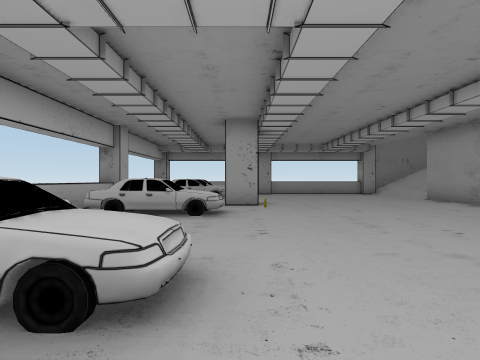
view 1 (above)

19 first-person views from a walk through a scene from a Unity 3-D project. The camera is 1.4 m above the floor, looks level and sees 80° across. Doors are open. The floor is counted in squares, 2 m on a side. Each view is taken from the middle of a square. On the plan, view 1 faces up. The plan holds only what a view shows up to about 10 squares ahead; the rest is blank. The place goes on beyond the plan. The player is left out. Some animated figures are left out. Some surface patterns are stand-ins.

view 2
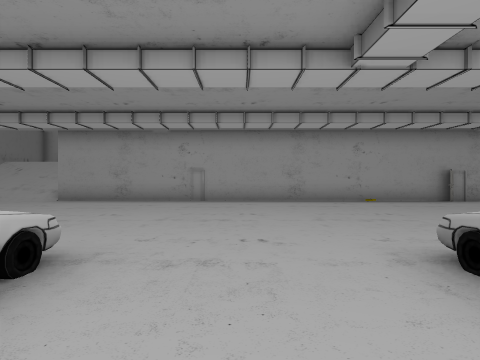

view 3
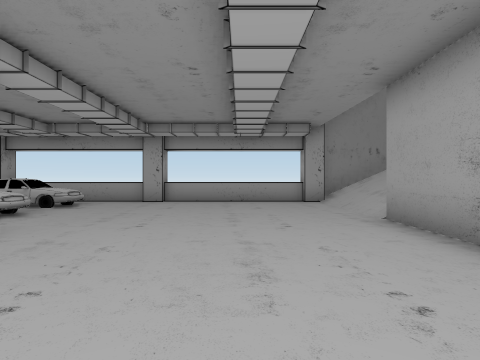

view 4
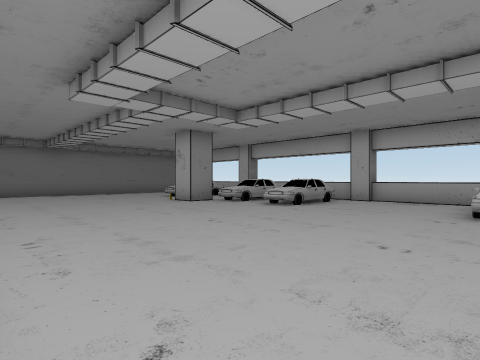

view 5
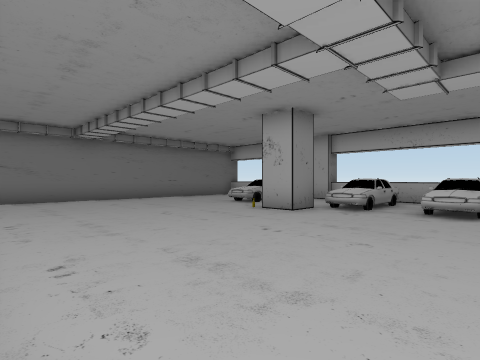

view 6
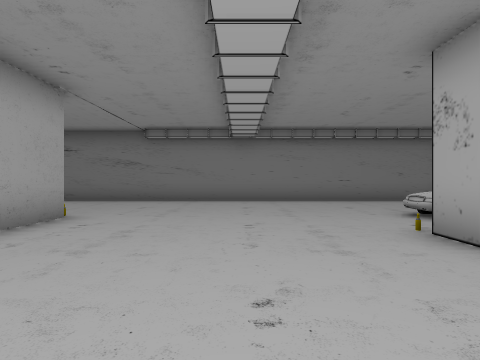

view 7
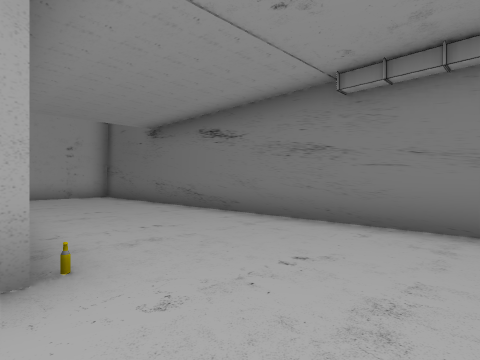

view 8
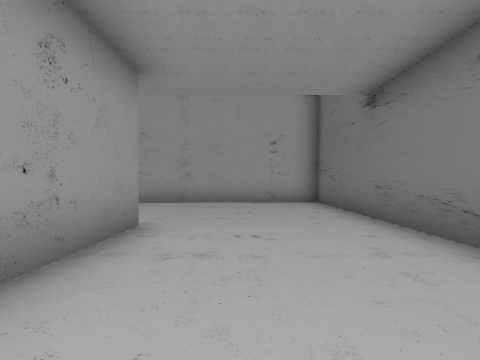

view 9
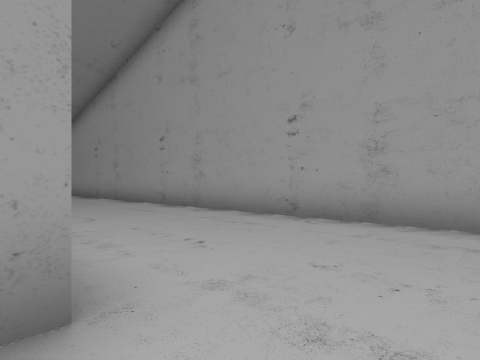

view 10
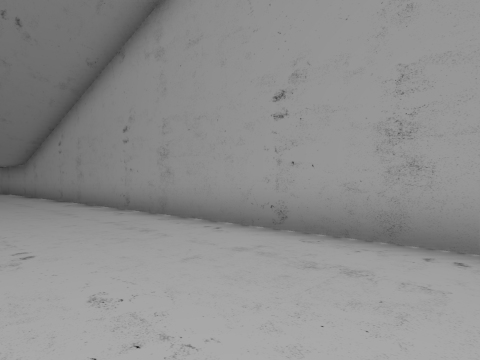

view 11
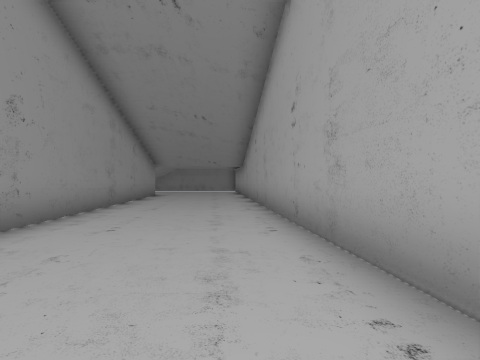

view 12
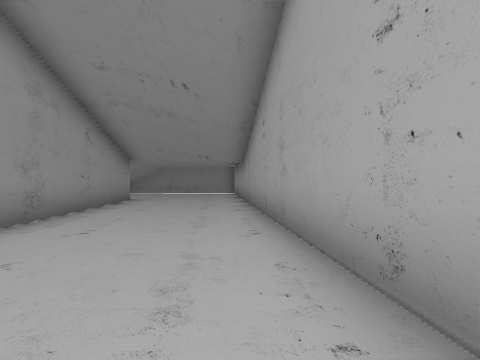

view 13
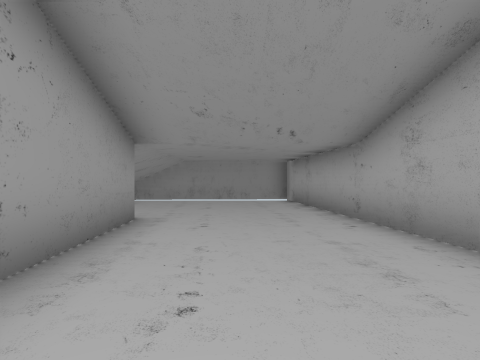

view 14
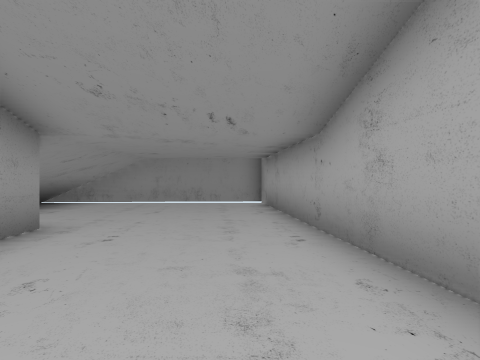

view 15
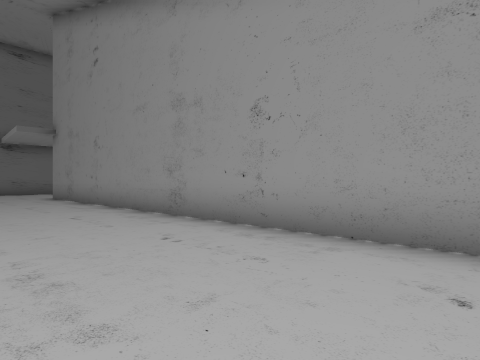

view 16
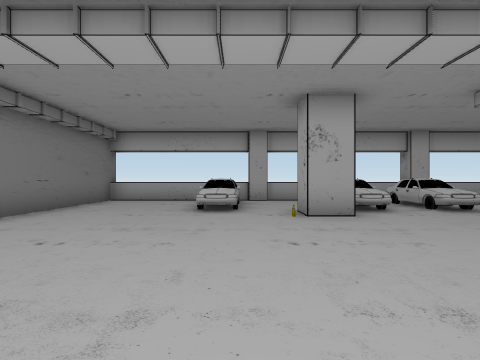

view 17
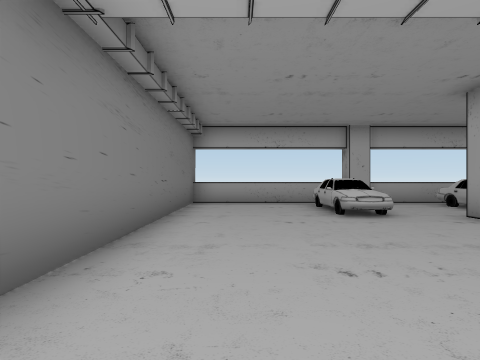

view 18
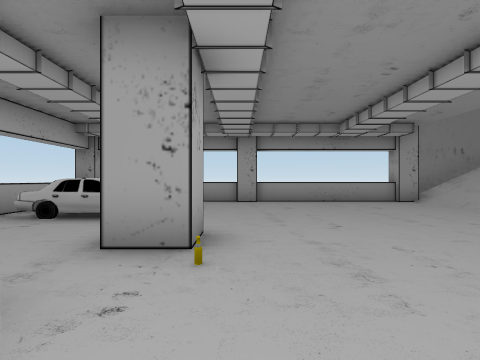

view 19
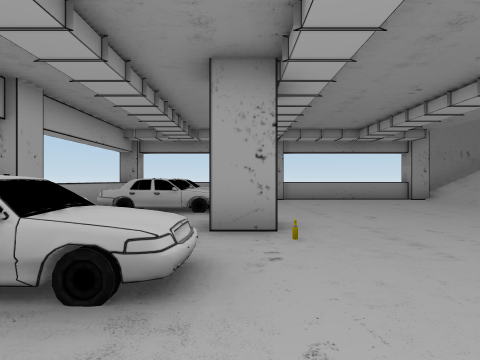

### Floor plan
Key: @ floor where view 1 was taken; # wall or solid block; . floor; / step, stairs or slope; D open door; ^ raised ledge; O other object.
Columns run from 4 left of view 1 to 17 right of it. Each row starts with its distance up from view 1.
 15 # ^^^#^^^^#########
 14 #  ........///....#
 13 ^ OO.......///....#
 12 ^ OO.......///....#
 11 ^OOO......./ /....##
 10 ^.OO.......#  #....#
  9 #..........#  #....#
  8 ^ ..#......#  #....#
  7 ^  ........#  #....#
  6 ^OOO......D#  #....#
  5   .........#  #....#
  4  ..........#  #....#
  3   .........#  #....#
  2  OOO.......#  #....#
  1 ^.........D#  #....#
  0 ^...@......#  #....##
 -1 ^..........#  ##....#
 -2 #..........#   #....#
 -3 ^OOO.......#   #....#
 -4 ^..........#   #....#
 -5 ^OOO.......    #....#
 -6 ^...#......    #....#
 -7 #..........#   #....#
 -8 ^ OO.......#####....#
 -9 ^OOO................#
-10 ^...................#
-11 ^...................##
-12 ^....................#
-13  #####################

Where each view was taken, in squares from view 1:
view 1: 0 up, 0 right, facing up
view 2: 4 up, 3 left, facing right
view 3: 5 up, 4 right, facing up
view 4: 2 up, 6 right, facing down-left
view 5: 2 down, 6 right, facing down-left
view 6: 3 down, 3 right, facing down
view 7: 8 down, 4 right, facing down-right
view 8: 10 down, 7 right, facing right
view 9: 10 down, 11 right, facing up-right
view 10: 5 down, 12 right, facing up-right
view 11: 3 down, 14 right, facing up
view 12: 0 up, 14 right, facing up
view 13: 5 up, 12 right, facing up
view 14: 6 up, 13 right, facing up
view 15: 4 up, 14 right, facing down-left
view 16: 8 down, 6 right, facing left
view 17: 11 down, 5 right, facing left
view 18: 5 up, 1 right, facing up
view 19: 4 up, 0 right, facing up
